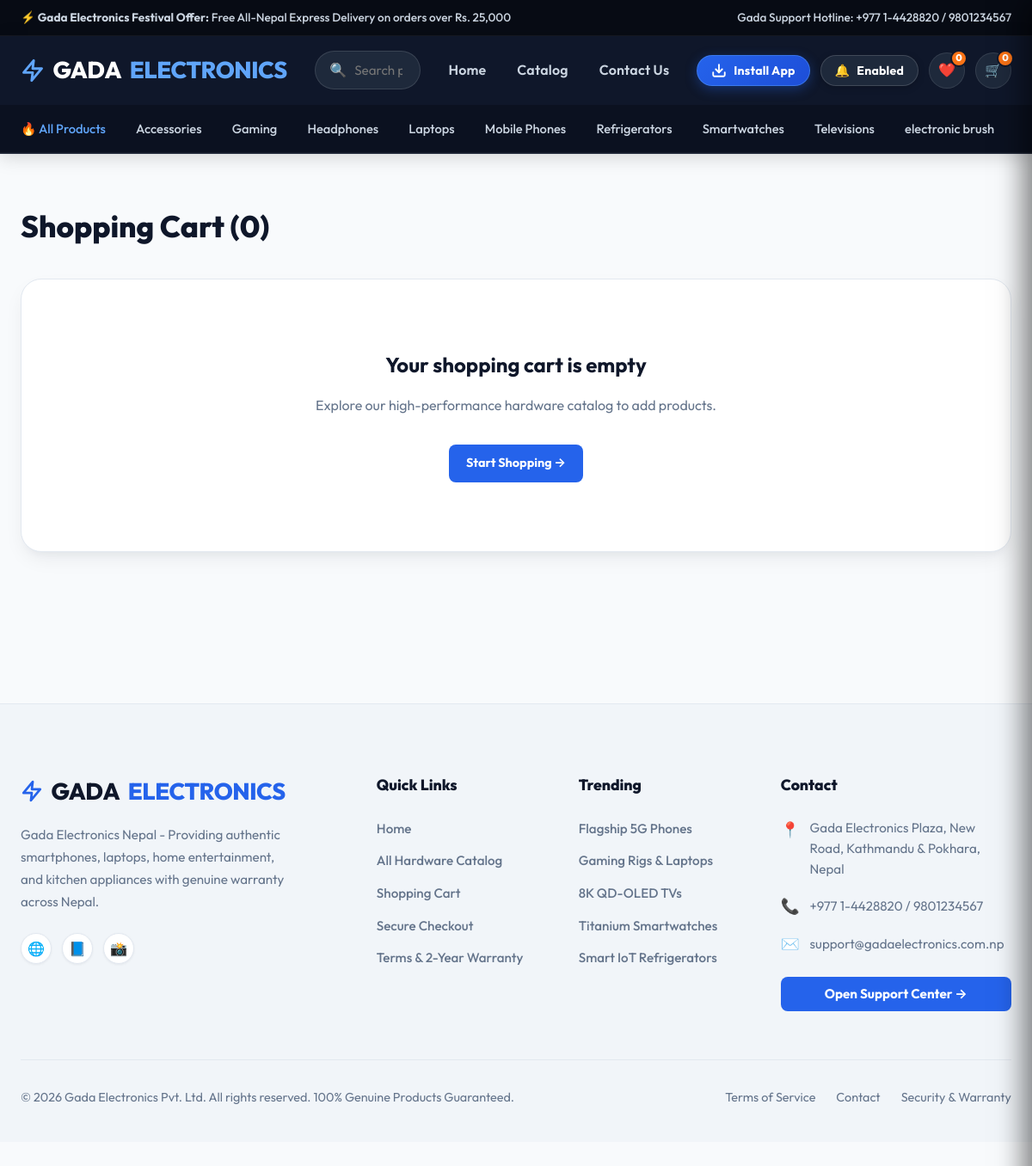
Page /cart/ on the committed database.
### store/models.py (models this page shows, shortened)
class Category(models.Model):
    name = models.CharField(max_length=100)
    slug = models.SlugField(max_length=120, unique=True, blank=True)
    icon_svg = models.TextField(help_text="SVG icon code or class name", blank=True)
    description = models.TextField(blank=True)
    image_url = models.URLField(blank=True, default="")
    created_at = models.DateTimeField(auto_now_add=True)
    class Meta:
        verbose_name_plural = "Categories"
        ordering = ['name']

### store/views.py (the view)
# urls.py: path('cart/', views.cart_view, name='cart'),
def cart_view(request):
    return render(request, 'store/cart.html')

### store/context_processors.py (called while the page is built, shortened)
def cart_and_categories(request):
    categories = Category.objects.all()
    cart = request.session.get('cart', {})
    cart_count = sum(cart.values())
    cart_items = []
    cart_total = 0
    wishlist = request.session.get('wishlist', [])
    return {
        'nav_categories': categories,
        'cart_count': cart_count,
        'cart_items': cart_items,
        'cart_total': cart_total,
        'wishlist_count': len(wishlist),
        'wishlist_ids': wishlist,
    }

### templates/store/cart.html (shortened to what this page needs)
{% extends 'base.html' %}
{% block content %}
<div class="container" style="padding-top: 3.5rem; padding-bottom: 5rem;">
  <h1 style="font-size: 2.2rem; font-weight: 800; color: var(--text-dark); margin-bottom: 2rem;">Shopping Cart ({{ cart_count }})</h1>
  {% if cart_items %}
    <div class="cart-layout-grid" style="display: grid; grid-template-columns: 1fr 340px; gap: 3rem; align-items: start;">
      <div style="background: #FFFFFF; border: 1px solid var(--border-light); border-radius: var(--radius-lg); box-shadow: var(--shadow-card); padding: 2rem; overflow-x: auto;">
        <table style="width: 100%; min-width: 500px; border-collapse: collapse;">
          <thead>
            <tr style="border-bottom: 1px solid var(--border-light); text-align: left; color: var(--text-muted); font-size: 0.85rem;">
              <th style="padding-bottom: 1rem;">Product</th>
              <th style="padding-bottom: 1rem;">Price</th>
              <th style="padding-bottom: 1rem; text-align: center;">Quantity</th>
              <th style="padding-bottom: 1rem; text-align: right;">Total</th>
              <th style="padding-bottom: 1rem; text-align: right;"></th>
            </tr>
          </thead>
          <tbody>
            {% for item in cart_items %}
              <tr style="border-bottom: 1px solid #F1F5F9;">
                <td style="padding: 1.5rem 0; display: flex; align-items: center; gap: 1rem;">
                  <img src="{{ item.product.image_url }}" alt="{{ item.product.name }}" style="width: 65px; height: 65px; object-fit: contain; background: #F8FAFC; padding: 0.35rem; border-radius: 8px; border: 1px solid var(--border-light);">
                  <div>
                    <a href="{% url 'store:product_detail' item.product.slug %}" style="font-weight: 700; color: var(--text-dark);">{{ item.product.name }}</a>
                    <div style="font-size: 0.8rem; color: var(--text-muted);">{{ item.product.category.name }}</div>
                  </div>
                </td>
                <td style="padding: 1.5rem 0; font-weight: 600; color: var(--text-dark);">Rs. {{ item.product.current_price|floatformat:0 }}</td>
                <td style="padding: 1.5rem 0; text-align: center;">
                  <form action="{% url 'store:update_cart' item.product.id %}" method="POST" style="display: inline-flex; align-items: center; gap: 0.5rem;">
                    {% csrf_token %}
                    <input type="number" name="quantity" value="{{ item.quantity }}" min="1" max="{{ item.product.stock }}" onchange="this.form.submit()" style="width: 50px; background: #FFFFFF; color: var(--text-dark); border: 1px solid var(--border-light); border-radius: 4px; text-align: center; padding: 0.35rem; font-weight: 700;">
                  </form>
                </td>
                <td style="padding: 1.5rem 0; text-align: right; font-weight: 800; color: var(--text-dark);">Rs. {{ item.total_price|floatformat:0 }}</td>
                <td style="padding: 1.5rem 0; text-align: right;">
                  <a href="{% url 'store:remove_from_cart' item.product.id %}" style="color: #ef4444; font-size: 1.2rem; cursor: pointer; font-weight: 700;">✕</a>
                </td>
              </tr>
            {% endfor %}
          </tbody>
        </table>
      </div>
      <div style="background: #FFFFFF; border: 1px solid var(--border-light); border-radius: var(--radius-lg); box-shadow: var(--shadow-card); padding: 2rem;">
        <h3 style="font-size: 1.2rem; font-weight: 800; color: var(--text-dark); margin-bottom: 1.5rem; border-bottom: 1px solid var(--border-light); padding-bottom: 0.5rem;">Order Summary</h3>
        <div style="display: flex; justify-content: space-between; margin-bottom: 0.75rem; color: var(--text-muted);">
          <span>Subtotal</span>
          <span style="color: var(--text-dark); font-weight: 600;">Rs. {{ cart_total|floatformat:0 }}</span>
        </div>
        <div style="display: flex; justify-content: space-between; margin-bottom: 0.75rem; color: var(--text-muted);">
          <span>Nepal Express Shipping</span>
          <span style="color: var(--accent-green); font-weight: 700;">FREE</span>
        </div>
        <div style="display: flex; justify-content: space-between; margin-top: 1.5rem; padding-top: 1rem; border-top: 1px solid var(--border-light); font-size: 1.3rem; font-weight: 900; color: var(--text-dark);">
          <span>Total Payable</span>
          <span style="color: var(--accent-cart-blue);">Rs. {{ cart_total|floatformat:0 }}</span>
        </div>
        <a href="{% url 'store:checkout' %}" class="btn btn-cta-orange" style="width: 100%; margin-top: 2rem;">
          Proceed to Checkout 💳
        </a>
      </div>
    </div>
  {% else %}
    <div style="background: #FFFFFF; border: 1px solid var(--border-light); border-radius: var(--radius-lg); box-shadow: var(--shadow-card); padding: 5rem 2rem; text-align: center;">
      <h2 style="color: var(--text-dark);">Your shopping cart is empty</h2>
      <p style="color: var(--text-muted); margin: 1rem 0 2rem;">Explore our high-performance hardware catalog to add products.</p>
      <a href="{% url 'store:product_list' %}" class="btn btn-cart-blue">Start Shopping →</a>
    </div>
  {% endif %}
</div>
{% endblock %}

### templates/base.html (shortened to what this page needs)
{% load static %}
<!DOCTYPE html>
<html lang="en">
<head>
  <link rel="stylesheet" href="{% static 'css/styles.css' %}?v=2.1">
</head>
<body>
  <div class="top-banner" id="notifBanner">
    <div class="container top-banner-inner">
      <div>⚡ <strong>Gada Electronics Festival Offer:</strong> Free All-Nepal Express Delivery on orders over Rs. 25,000</div>
      <div>Gada Support Hotline: +977 1-4428820 / 9801234567</div>
    </div>
  </div>
  <header class="navbar">
    <div class="container navbar-container">
      <a href="{% url 'store:home' %}" class="brand-logo">
        <svg width="28" height="28" viewBox="0 0 24 24" fill="none" stroke="currentColor" stroke-width="2.5" stroke-linecap="round" stroke-linejoin="round" style="color:var(--accent-highlight);"><polygon points="13 2 3 14 12 14 11 22 21 10 12 10 13 2"></polygon></svg>
        GADA <span>ELECTRONICS</span>
      </a>
      <form action="{% url 'store:product_list' %}" method="GET" class="search-bar">
        <span class="search-icon">🔍</span>
        <input type="text" name="q" placeholder="Search phones, laptops, 8K OLED TVs, gaming gear..." value="{{ query|default:'' }}">
      </form>
      <nav class="nav-links-main">
        <a href="{% url 'store:home' %}" class="nav-item">Home</a>
        <a href="{% url 'store:product_list' %}" class="nav-item">Catalog</a>
        <a href="{% url 'store:contact' %}" class="nav-item">Contact Us</a>
      </nav>
      <div class="nav-actions">
        <button class="nav-btn-action install-app-btn" id="installAppBtn" title="Install Gada Electronics App">
          <svg width="18" height="18" viewBox="0 0 24 24" fill="none" stroke="currentColor" stroke-width="2.5" stroke-linecap="round" stroke-linejoin="round">
            <path d="M21 15v4a2 2 0 0 1-2 2H5a2 2 0 0 1-2-2v-4"></path>
            <polyline points="7 10 12 15 17 10"></polyline>
            <line x1="12" y1="15" x2="12" y2="3"></line>
          </svg>
          <span class="btn-action-text">Install App</span>
        </button>
        <button class="nav-btn-action notif-toggle-btn" id="notifToggle" title="Enable/Disable Notifications">
          <span class="notif-icon" id="notifIcon">🔔</span>
          <span class="btn-action-text" id="notifText">Enabled</span>
        </button>
        <a href="{% url 'store:product_list' %}" class="action-btn" title="Wishlist">
          ❤️
          <span class="badge-counter" id="wishlistCounter">{{ wishlist_count|default:0 }}</span>
        </a>
        <a href="{% url 'store:cart' %}" class="action-btn" title="Shopping Cart">
          🛒
          <span class="badge-counter" id="cartCounter">{{ cart_count|default:0 }}</span>
        </a>
      </div>
    </div>
    <div class="sub-nav">
      <div class="container sub-nav-links">
        <a href="{% url 'store:product_list' %}" class="sub-nav-link {% if not current_category %}active{% endif %}">🔥 All Products</a>
        {% for cat in nav_categories %}
          <a href="{% url 'store:product_list' %}?category={{ cat.slug }}" class="sub-nav-link {% if current_category.slug == cat.slug %}active{% endif %}">
            {{ cat.name }}
          </a>
        {% endfor %}
      </div>
    </div>
  </header>
  <main>
    {% block content %}{% endblock %}
  </main>
  <footer class="site-footer-light">
    <div class="container">
      <div class="footer-grid-light">
        <div class="footer-col-light">
          <div class="brand-logo" style="margin-bottom: 1rem; color: #0F172A;">
            <svg width="26" height="26" viewBox="0 0 24 24" fill="none" stroke="currentColor" stroke-width="2.5" stroke-linecap="round" stroke-linejoin="round" style="color:var(--accent-cart-blue);"><polygon points="13 2 3 14 12 14 11 22 21 10 12 10 13 2"></polygon></svg>
            GADA <span style="color: var(--accent-cart-blue);">ELECTRONICS</span>
          </div>
          <p style="color: var(--text-muted); max-width: 320px; font-size: 0.95rem; line-height: 1.7; margin-bottom: 1.5rem;">
            Gada Electronics Nepal - Providing authentic smartphones, laptops, home entertainment, and kitchen appliances with genuine warranty across Nepal.
          </p>
          <div style="display: flex; gap: 0.75rem;">
            <span style="background: #FFFFFF; border: 1px solid var(--border-light); width: 36px; height: 36px; border-radius: 50%; display: flex; align-items: center; justify-content: center; font-size: 1rem; box-shadow: var(--shadow-sm); cursor: pointer;">🌐</span>
            <span style="background: #FFFFFF; border: 1px solid var(--border-light); width: 36px; height: 36px; border-radius: 50%; display: flex; align-items: center; justify-content: center; font-size: 1rem; box-shadow: var(--shadow-sm); cursor: pointer;">📘</span>
            <span style="background: #FFFFFF; border: 1px solid var(--border-light); width: 36px; height: 36px; border-radius: 50%; display: flex; align-items: center; justify-content: center; font-size: 1rem; box-shadow: var(--shadow-sm); cursor: pointer;">📸</span>
          </div>
        </div>
        <div class="footer-col-light">
          <h4>Quick Links</h4>
          <ul class="footer-links-light">
            <li><a href="{% url 'store:home' %}">Home</a></li>
            <li><a href="{% url 'store:product_list' %}">All Hardware Catalog</a></li>
            <li><a href="{% url 'store:cart' %}">Shopping Cart</a></li>
            <li><a href="{% url 'store:checkout' %}">Secure Checkout</a></li>
            <li><a href="{% url 'store:terms' %}">Terms & 2-Year Warranty</a></li>
          </ul>
        </div>
        <div class="footer-col-light">
          <h4>Trending</h4>
          <ul class="footer-links-light">
            <li><a href="{% url 'store:product_list' %}?category=mobile-phones">Flagship 5G Phones</a></li>
            <li><a href="{% url 'store:product_list' %}?category=laptops">Gaming Rigs & Laptops</a></li>
            <li><a href="{% url 'store:product_list' %}?category=televisions">8K QD-OLED TVs</a></li>
            <li><a href="{% url 'store:product_list' %}?category=smartwatches">Titanium Smartwatches</a></li>
            <li><a href="{% url 'store:product_list' %}?category=refrigerators">Smart IoT Refrigerators</a></li>
          </ul>
        </div>
        <div class="footer-col-light">
          <h4>Contact</h4>
          <ul class="footer-links-light" style="gap: 1rem;">
            <li style="display: flex; gap: 0.75rem; align-items: flex-start;">
              <span style="font-size: 1.1rem; color: var(--accent-cart-blue);">📍</span>
              <span style="color: var(--text-muted); font-size: 0.95rem;">Gada Electronics Plaza, New Road, Kathmandu & Pokhara, Nepal</span>
            </li>
            <li style="display: flex; gap: 0.75rem; align-items: center;">
              <span style="font-size: 1.1rem; color: var(--accent-cart-blue);">📞</span>
              <span style="color: var(--text-muted); font-size: 0.95rem;">+977 1-4428820 / 9801234567</span>
            </li>
            <li style="display: flex; gap: 0.75rem; align-items: center;">
              <span style="font-size: 1.1rem; color: var(--accent-cart-blue);">✉️</span>
              <span style="color: var(--text-muted); font-size: 0.95rem;">support@gadaelectronics.com.np</span>
            </li>
            <li style="margin-top: 0.5rem;">
              <a href="{% url 'store:contact' %}" class="btn btn-cart-blue btn-sm" style="width: 100%; text-align: center;">Open Support Center →</a>
            </li>
          </ul>
        </div>
      </div>
      <div class="footer-bottom-light">
        <div>© 2026 Gada Electronics Pvt. Ltd. All rights reserved. 100% Genuine Products Guaranteed.</div>
        <div style="display: flex; gap: 1.5rem;">
          <a href="{% url 'store:terms' %}">Terms of Service</a>
          <a href="{% url 'store:contact' %}">Contact</a>
          <a href="{% url 'store:terms' %}#privacy">Security & Warranty</a>
        </div>
      </div>
    </div>
  </footer>
</body>
</html>

### rows in the picture
Category: name "Accessories"
Category: name "Gaming"
Category: name "Headphones"
Category: name "Laptops"
Category: name "Mobile Phones"
Category: name "Refrigerators"
Category: name "Smartwatches"
Category: name "Televisions"
Category: name "electronic brush"

### other values in the picture
{{ wishlist_count|default:0 }} "0"
{{ cart_count|default:0 }} "0"
{{ cart_count }} "0"
